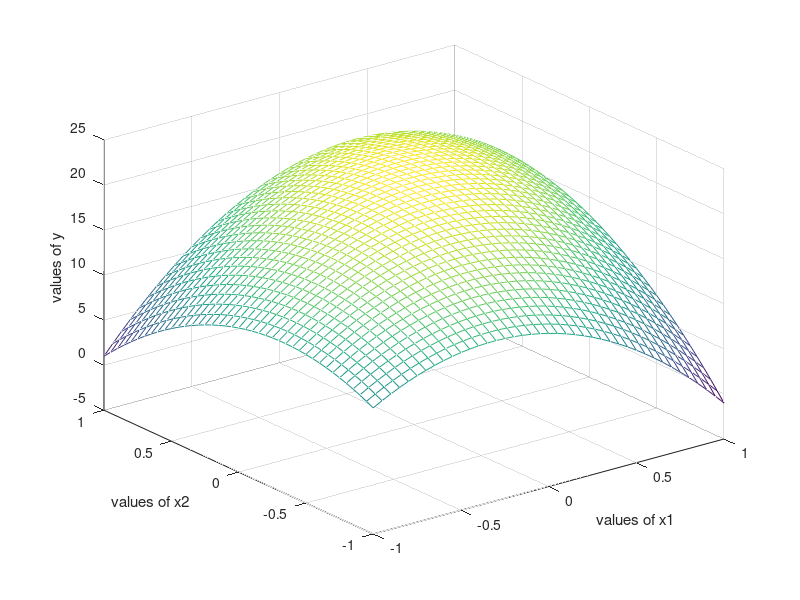
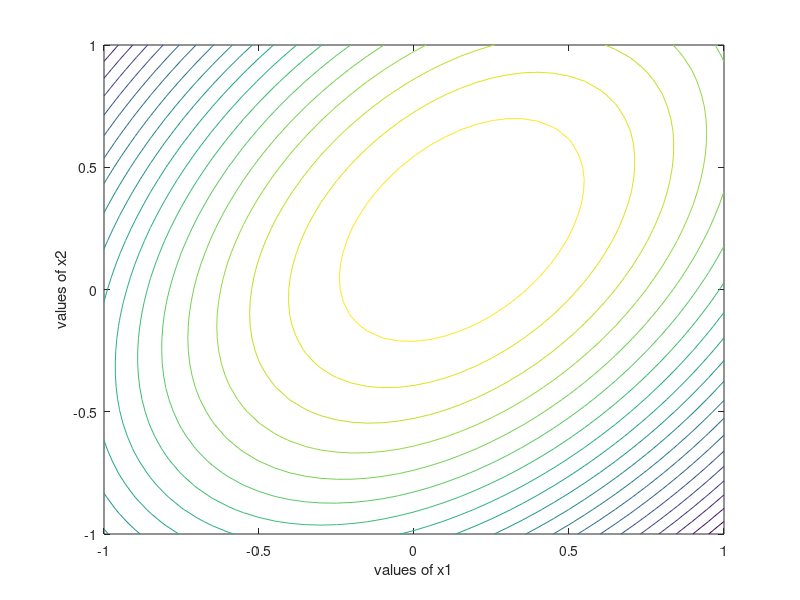
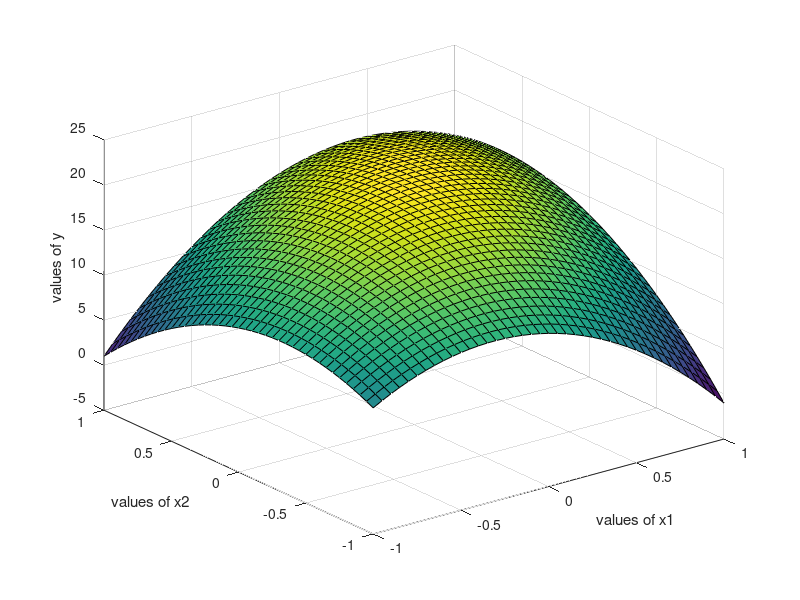

These charts were generated, in order, by the following MATLAB code:
%
%  This program plot a response surface in 3D
%
clear all
close all
%
x1=[-1:0.05:1]';[n1,p1]=size(x1);
x2=[-1:0.05:1]';[n2,p2]=size(x2);
b=[20 1 2 -8 -6  6]';
%
% y=b(1)+b(2)*x1 + b(3)*x2 + b(4)*x1.^2 + b(5)*x2.^2 + b(6)*x1.*x2;
%  
L=[];
for i=1:n1
   xi=x1(i);
   temp=[];
   for j=1:n2
      xj=x2(j);
      Lij=b(1)+b(2)*xi + b(3)*xj + b(4)*xi^2 + b(5)*xj^2 + b(6)*xi*xj;
      temp=[temp Lij];
   end
   L=[L;temp];
end
%
figure
mesh(x1,x2,L')
xlabel ('values of x1');ylabel('values of x2');zlabel('values of y')
figure
contour(x1,x2,L',20)
xlabel ('values of x1');ylabel('values of x2');zlabel('values of y')
figure
surf(x1,x2,L')
xlabel ('values of x1');ylabel('values of x2');zlabel('values of y')



